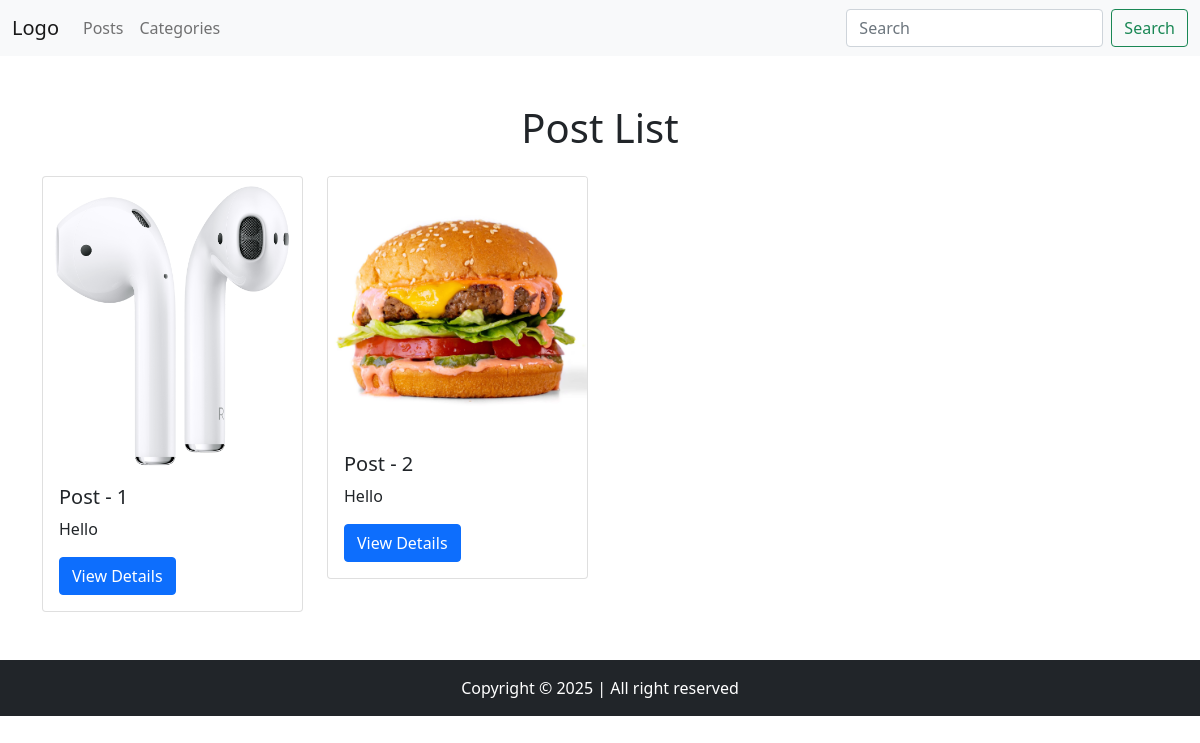
The page / on the database its author committed.
### app/models.py (models this page shows)
class PostModel(models.Model):
    title = models.CharField(max_length=50)
    description = models.TextField()
    image = models.ImageField(null=True, upload_to="posts/")
    viewer = models.IntegerField(default=0)
    created_at = models.DateTimeField(auto_now_add=True)
    updated_at = models.DateTimeField(auto_now=True)

### app/views.py (the view)
# urls.py: path("", views.index),
def index(request):
    posts = PostModel.objects.all()
    context = {"posts": posts}
    return render(request, "index.html", context)

### templates/index.html (shortened to what this page needs)
{% extends 'components/base.html' %}
{% block body %}
<h1 class="text-center">Post List</h1>
<div class="row">
    {% for post in posts %}
    <div class="col-12 col-md-6 col-lg-4 col-xl-3 mt-3">
        <div class="card">
            <img src="{{ post.image.url }}" class="card-img-top" alt="{{ post.title }}">
            <div class="card-body">
                <h5 class="card-title">{{ post.title }}</h5>
                <p class="card-text">{{ post.description }}</p>
                <a href="/post/detail/{{ post.id }}/" class="btn btn-primary">View Details</a>
            </div>
        </div>
    </div>
    {% endfor %}
</div>
{% endblock %}

### rows shown on the page
PostModel: image (picture), title "Post - 1", description "Hello"
PostModel: image (picture), title "Post - 2", description "Hello"
